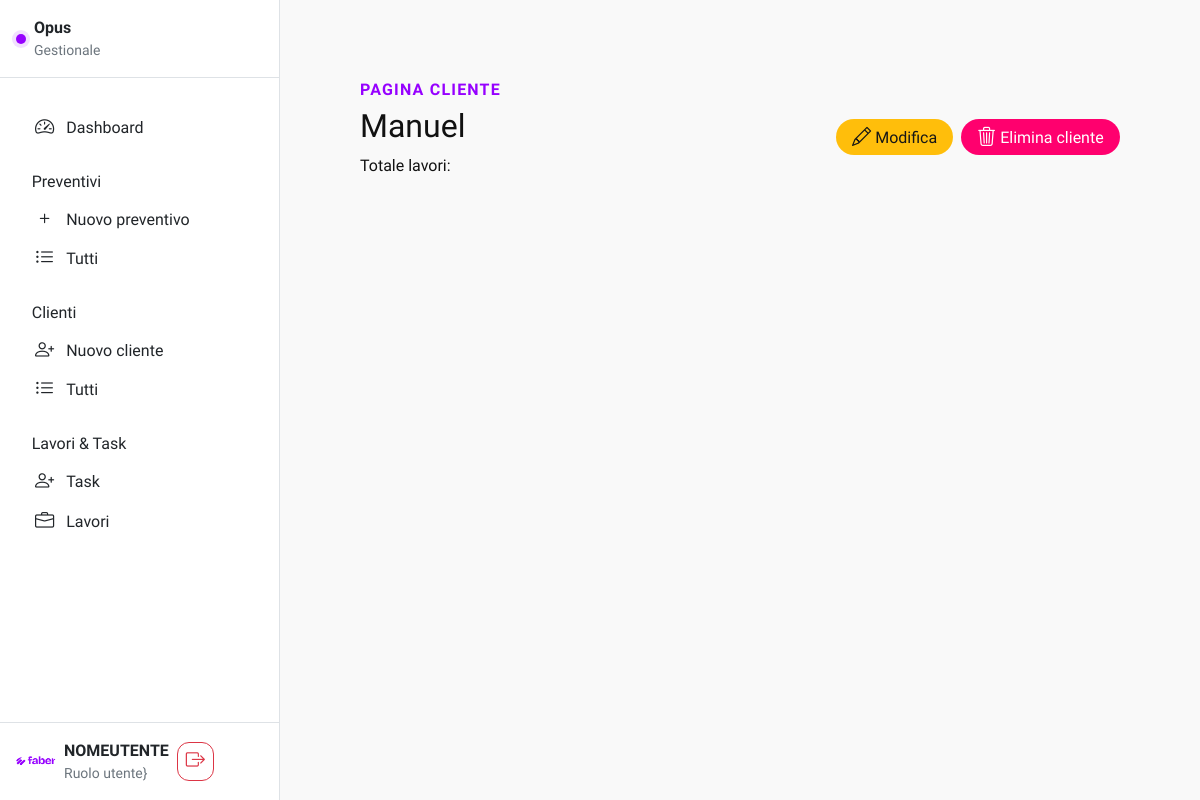
Before: /clienti/1 with the older database file.
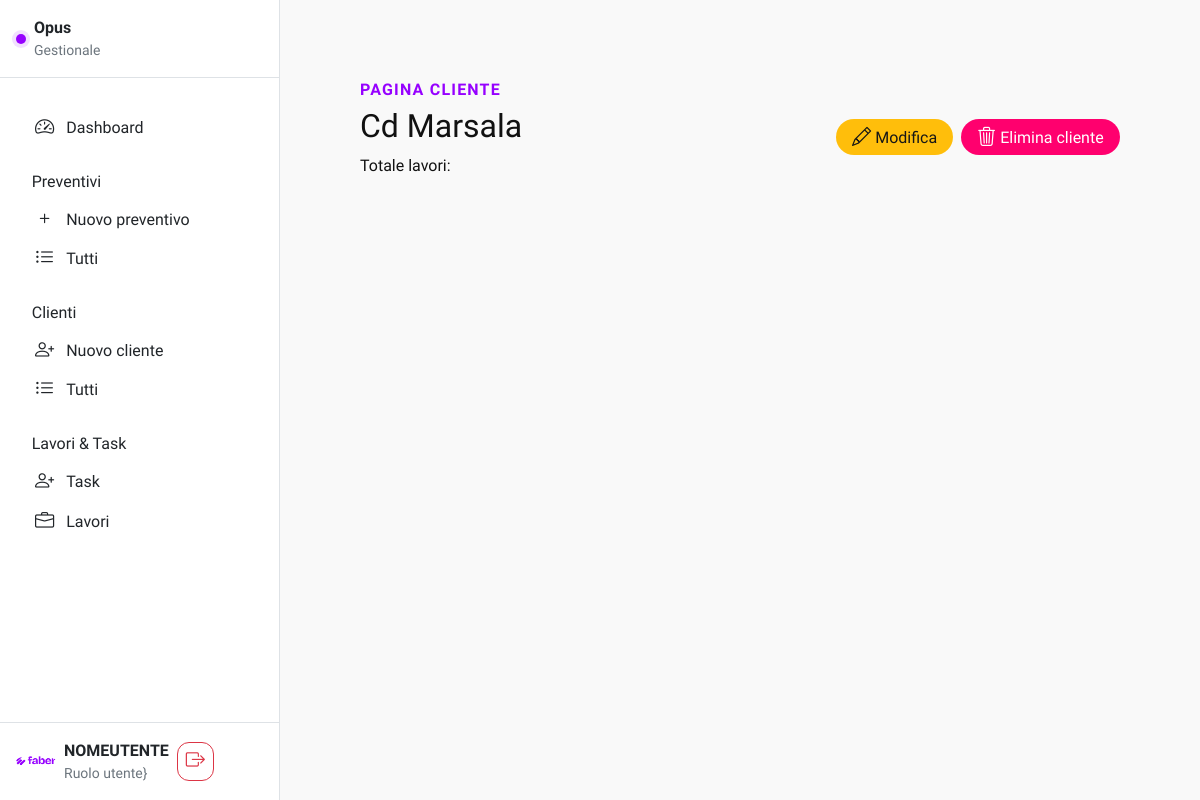
After: the same page with the newer database file.
### app.py (models this page shows, shortened)
class Cliente(db.Model):
    __tablename__ = "clienti"
    id = db.Column(db.Integer, primary_key=True)
    name = db.Column(db.String(100), nullable=False)
    ragsoc = db.Column(db.String(100), nullable=False)
    indirizzo = db.Column(db.String(100), nullable=True)
    citta = db.Column(db.String(50), nullable=True)
    cap = db.Column(db.String(5), nullable=True)
    provincia = db.Column(db.String(2), nullable=True)
    email = db.Column(db.String(100), nullable=False)
    telefono = db.Column(db.String(20), nullable=False)
    p_iva = db.Column(db.String(30), nullable=True)
    sdi = db.Column(db.String(7), nullable=True)
    pec = db.Column(db.String(100), nullable=True)
    colore = db.Column(db.String(20), nullable=True)
    note = db.Column(db.Text, nullable=True)
    lavori = db.relationship(
        "Lavoro", backref="cliente", lazy=True, cascade="all, delete, delete-orphan"
    )
    preventivi = db.relationship(
        "Preventivo", backref="cliente", lazy=True, cascade="all, delete, delete-orphan"
    )

### app.py (the view)
@app.route("/clienti/<int:cliente_id>")
def cliente_page(cliente_id):
    cliente = Cliente.query.get_or_404(cliente_id)
    return render_template("cliente.html", cliente=cliente)

### templates/cliente.html (shortened to what this page needs)
{% extends "base.html" %} {% block title %} {{ cliente.name }} {% endblock %} {% block content %}
<div id="clientePage" data-cliente-id="{{ cliente.id }}" v-cloak>
    <div class="row mx-auto w-100 display-flex align-items-center justify-content-space-between">
        <div class="col-4 px-0">
            <h6 class="text-primary fw-bold" style="letter-spacing: 1.2px">
                PAGINA CLIENTE
            </h6>
            <h2>{{ cliente.name }}</h2>
            <p>
                Totale lavori:
            </p>
        </div>
        <div class="col-8 d-inline-flex justify-content-end px-0">
            <a href="{{ url_for('cliente_edit', cliente_id = cliente.id)}}">
                <button class="button-61 button-61-warning me-2">
                    <span><i class="bi bi-pencil"></i></span>&nbsp;Modifica
                </button>
            </a>
            <button onclick="clickForDeleteCliente(event, {{ cliente.id }})" class="button-61 button-61-danger">
                <span><i class="bi bi-trash3"></i></span>&nbsp;Elimina cliente
            </button>
        </div>
    </div>
</div>
{% endblock %}

### templates/base.html (shortened to what this page needs)
<!DOCTYPE html>
<html lang="it">
<head>
    <link rel="stylesheet" href="https://cdn.jsdelivr.net/npm/bootstrap@5.3.3/dist/css/bootstrap.min.css"
>
    <link rel="stylesheet" href="https://cdn.jsdelivr.net/npm/bootstrap-icons@1.13.1/font/bootstrap-icons.min.css">
    <link rel="stylesheet" href="{{ url_for('static', filename='css/style.css') }}">
</head>
<body class="app-scope">
    {% include '_navbar.html' %}
    <main class="app-content p-5">
        {% block content %}{% endblock %}
    </main>
</body>
</html>

### templates/_navbar.html (shortened to what this page needs)
<aside class="app-sidebar d-none d-lg-flex flex-column border-end">
    <div class="sidebar-logo p-3 border-bottom">
        <div class="d-flex align-items-center justify-content-between">
            <div class="d-flex align-items-center gap-2">
                <span class="brand-dot"></span>
                <div class="brand-text">
                    <div class="fw-bold">Opus</div>
                    <div class="text-secondary small">Gestionale</div>
                </div>
            </div>
        </div>
    </div>
    <nav class="sidebar-nav p-2 flex-grow-1">
        <ul class="nav nav-pills flex-column gap-1">
            <li class="nav-item mt-4">
                <a class="nav-link {% if request.endpoint == 'dashboard' %}active{% endif %}"
                    href="{{ url_for('index') }}">
                    <i class="bi bi-speedometer2"></i>
                    <span class="nav-label">Dashboard</span>
                </a>
            </li>
            <div class="d-inline-flex align-items-center px-2 mt-3">
                <span class="title-menu-divider">Preventivi</span>
            </div>
            <li class="nav-item">
                <a class="nav-link" href="{{ url_for('nuovo_preventivo') }}">
                    <i class="bi bi-plus"></i>
                    <span class="nav-label">Nuovo preventivo</span>
                </a>
            </li>
            <li class="nav-item">
                <a  href="{{ url_for('preventivi') }}" class="nav-link">
                    <i class="bi bi-list-ul"></i>
                    <span class="nav-label">Tutti</span>
                </a>
            </li>
            <div class="d-inline-flex align-items-center px-2 mt-3">
                <span class="title-menu-divider">Clienti</span>
            </div>
            <li class="nav-item">
                <a class="nav-link" href="{{ url_for('nuovo_cliente') }}">
                    <i class="bi bi-person-plus"></i>
                    <span class="nav-label">Nuovo cliente</span>
                </a>
            </li>
            <li class="nav-item">
                <a class="nav-link" href="{{ url_for('clienti') }}">
                    <i class="bi bi-list-ul"></i>
                    <span class="nav-label">Tutti</span>
                </a>
            </li>
            <div class="d-inline-flex align-items-center px-2 mt-3">
                <span class="title-menu-divider">Lavori & Task</span>
            </div>
            <li class="nav-item">
                <a class="nav-link" href="{{ url_for('nuovo_cliente') }}">
                    <i class="bi bi-person-plus"></i>
                    <span class="nav-label">Task</span>
                </a>
            </li>
            <li class="nav-item">
                <a class="nav-link" href="{{ url_for('lavori') }}">
                    <i class="bi bi-briefcase"></i>
                    <span class="nav-label">Lavori</span>
                </a>
            </li>
        </ul>
    </nav>
    <div class="sidebar-user p-3 border-top">
        <div class="d-flex align-items-center gap-2">
            <img src="{{ url_for('static', filename='img/Logo_Purple.png') }}" class="rounded-circle" width="40">
            <div>
                <div class="fw-semibold">NOMEUTENTE</div>
                <div class="text-secondary small">Ruolo utente}</div>
            </div>
            <a href="#" class="btn btn-sm btn-outline-danger ms-auto">
                <i class="bi bi-box-arrow-right"></i>
            </a>
        </div>
    </div>
</aside>

### static/css/style.css (style rules this page uses)
* { font-family: "Google Sans", sans-serif !important; font-weight: 500; }
:root { --app-primary: #9600ff !important; --bs-primary: #9600ff !important; --bs-btn-primary: #9600ff !important; --sidebar-expanded: 280px; --sidebar-collapsed: 84px; }
.app-content { transition: margin-left .2s ease; padding: 80px!important; }
@media (min-width: 992px) { .app-sidebar { position: fixed; top: 0; left: 0; height: 100vh; width: var(--sidebar-expanded); background: var(--bs-body-bg); display: flex; flex-direction: column; z-index: 1030; transition: width .2s ease; } }
@media (min-width: 992px) { .app-content { margin-left: var(--sidebar-expanded); } }
.app-sidebar .nav-link, .app-sidebar-mobile .nav-link { display: flex; align-items: center; gap: .75rem; padding: 0.2rem 0.75rem; border-radius: .75rem; color: var(--bs-body-color); transition: background .15s ease, color .15s ease; }
.title-menu-divider { margin-left: 15.75px; }
.sidebar-user { display: flex; align-items: center; }
.brand-dot { width: 10px; height: 10px; border-radius: 999px; background: var(--app-primary); box-shadow: 0 0 0 4px rgba(150, 0, 255, .12); }
p, h1, h2, h3, h4, h5 { color: #111111; }
a { text-decoration: none !important; }
body { background-color: #f9f9f9; opacity: 1; transition: opacity 0.1s ease-in; padding-bottom: 80px; }
i.bi { font-size: 1.2rem; }
.button-61 { background-color: #9600ff; align-items: center; appearance: none; border-radius: 20px; border-style: none; box-sizing: border-box; color: #fff; cursor: pointer; display: inline-flex; font-weight: 500; height: 36px; justify-content: center; line-height: normal; min-width: 64px; outline: none; overflow: visible; padding: 0 16px; position: relative; text-align: center; text-decoration: none; transition: box-shadow 280ms cubic-bezier(0.4, 0, 0.2, 1); user-select: none; -webkit-user-select: none; touch-action: manipulation; vertical-align: middle; will-change: transform, opacity; }
.button-61-warning { background-color: #ffbe0b; color: #161616; }
.button-61-danger { background-color: #ff006e; color: #ffffff; }
.text-primary { color: #9600ff !important; }
.btn { border-radius: 12px !important; font-weight: bold; }
.nav-link { margin-left: 15px; margin-right: 15px; }

Changed rows visible on the page:
changed Cliente: name "Manuel" → "Cd Marsala"
